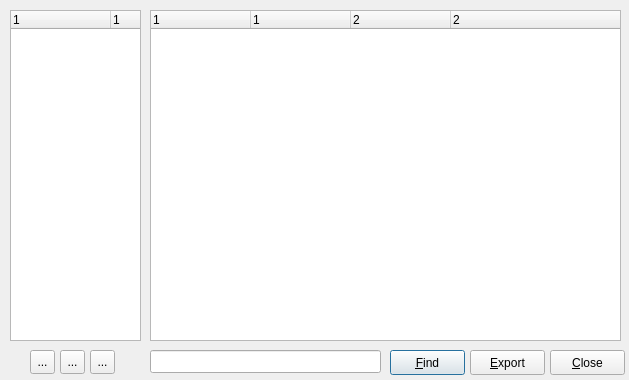
<ui version="4.0" >
 <class>History</class>
 <widget class="QDialog" name="History" >
  <property name="geometry" >
   <rect>
    <x>0</x>
    <y>0</y>
    <width>629</width>
    <height>380</height>
   </rect>
  </property>
  <property name="windowTitle" >
   <string>Dialog</string>
  </property>
  <widget class="QLineEdit" name="le_find" >
   <property name="geometry" >
    <rect>
     <x>150</x>
     <y>350</y>
     <width>231</width>
     <height>23</height>
    </rect>
   </property>
  </widget>
  <widget class="QTreeWidget" name="DateTree" >
   <property name="geometry" >
    <rect>
     <x>10</x>
     <y>10</y>
     <width>131</width>
     <height>331</height>
    </rect>
   </property>
   <property name="contextMenuPolicy" >
    <enum>Qt::NoContextMenu</enum>
   </property>
   <property name="horizontalScrollBarPolicy" >
    <enum>Qt::ScrollBarAlwaysOff</enum>
   </property>
   <property name="rootIsDecorated" >
    <bool>false</bool>
   </property>
   <property name="itemsExpandable" >
    <bool>false</bool>
   </property>
   <property name="columnCount" >
    <number>2</number>
   </property>
   <column>
    <property name="text" >
     <string>1</string>
    </property>
   </column>
   <column>
    <property name="text" >
     <string>1</string>
    </property>
   </column>
  </widget>
  <widget class="QToolButton" name="tb_previousMonth" >
   <property name="geometry" >
    <rect>
     <x>90</x>
     <y>350</y>
     <width>25</width>
     <height>24</height>
    </rect>
   </property>
   <property name="text" >
    <string>...</string>
   </property>
   <property name="icon" >
    <iconset resource="../iconsets.qrc" >:/iconsets/system/default/arrow_right.png</iconset>
   </property>
  </widget>
  <widget class="QToolButton" name="tb_nextMonth" >
   <property name="geometry" >
    <rect>
     <x>30</x>
     <y>350</y>
     <width>25</width>
     <height>24</height>
    </rect>
   </property>
   <property name="text" >
    <string>...</string>
   </property>
   <property name="icon" >
    <iconset resource="../iconsets.qrc" >:/iconsets/system/default/arrow_left.png</iconset>
   </property>
  </widget>
  <widget class="QPushButton" name="pb_find" >
   <property name="geometry" >
    <rect>
     <x>390</x>
     <y>350</y>
     <width>75</width>
     <height>25</height>
    </rect>
   </property>
   <property name="text" >
    <string>&amp;Find</string>
   </property>
   <property name="icon" >
    <iconset resource="../iconsets.qrc" >:/iconsets/system/default/history.png</iconset>
   </property>
  </widget>
  <widget class="QPushButton" name="pb_close" >
   <property name="geometry" >
    <rect>
     <x>550</x>
     <y>350</y>
     <width>75</width>
     <height>25</height>
    </rect>
   </property>
   <property name="text" >
    <string>&amp;Close</string>
   </property>
   <property name="icon" >
    <iconset resource="../iconsets.qrc" >:/iconsets/system/default/close.png</iconset>
   </property>
  </widget>
  <widget class="QPushButton" name="pb_export" >
   <property name="geometry" >
    <rect>
     <x>470</x>
     <y>350</y>
     <width>75</width>
     <height>25</height>
    </rect>
   </property>
   <property name="text" >
    <string>&amp;Export</string>
   </property>
   <property name="icon" >
    <iconset resource="../iconsets.qrc" >:/iconsets/system/default/download.png</iconset>
   </property>
  </widget>
  <widget class="QToolButton" name="tb_latest" >
   <property name="geometry" >
    <rect>
     <x>60</x>
     <y>350</y>
     <width>25</width>
     <height>24</height>
    </rect>
   </property>
   <property name="text" >
    <string>...</string>
   </property>
   <property name="icon" >
    <iconset resource="../iconsets.qrc" >:/iconsets/system/default/arrow_up.png</iconset>
   </property>
  </widget>
  <widget class="QTreeWidget" name="EventsTree" >
   <property name="geometry" >
    <rect>
     <x>150</x>
     <y>10</y>
     <width>471</width>
     <height>331</height>
    </rect>
   </property>
   <property name="contextMenuPolicy" >
    <enum>Qt::CustomContextMenu</enum>
   </property>
   <property name="horizontalScrollBarPolicy" >
    <enum>Qt::ScrollBarAlwaysOff</enum>
   </property>
   <property name="showDropIndicator" stdset="0" >
    <bool>false</bool>
   </property>
   <property name="rootIsDecorated" >
    <bool>false</bool>
   </property>
   <property name="itemsExpandable" >
    <bool>true</bool>
   </property>
   <property name="allColumnsShowFocus" >
    <bool>true</bool>
   </property>
   <property name="columnCount" >
    <number>4</number>
   </property>
   <column>
    <property name="text" >
     <string>1</string>
    </property>
   </column>
   <column>
    <property name="text" >
     <string>1</string>
    </property>
   </column>
   <column>
    <property name="text" >
     <string>2</string>
    </property>
   </column>
   <column>
    <property name="text" >
     <string>2</string>
    </property>
   </column>
  </widget>
 </widget>
 <resources>
  <include location="../psi.qrc" />
  <include location="../iconsets.qrc" />
 </resources>
 <connections/>
</ui>
